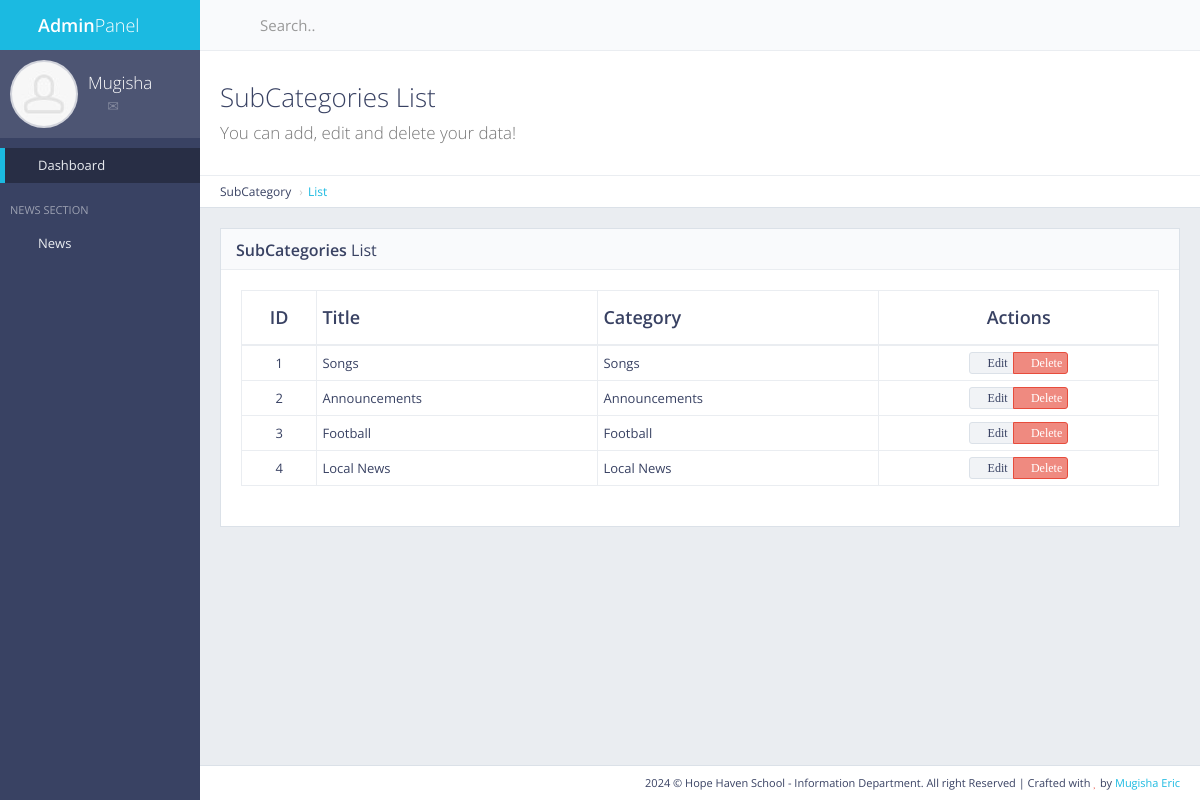
The page /panel/subcategory/list/ (signed in) on the database its author committed.
### subcat/models.py (models this page shows, shortened)
class SubCat(models.Model):
    name = models.CharField(max_length=50)
    catname = models.CharField(max_length=50)  # main category name
    catid = models.IntegerField()

### subcat/views.py (the view)
# urls.py: path('panel/subcategory/list/', views.subcat_list, name='subcat_list'),  # Admin Panel Subcategory List
def subcat_list(request):
    if not request.user.is_authenticated:
        return redirect('mylogin')
    subcat = SubCat.objects.all()
    return render(request, 'back/subcat_list.html', {'subcat':subcat})

### main/templatetags/extra_auth.py (called while the page is built)
@register.filter(name='has_group')
def has_group(user, group_name):
    return user.groups.filter(name=group_name).exists()

### main/templates/back/subcat_list.html (shortened to what this page needs)
{% extends 'back/master.html' %}
{% load static %}
{% block mainblock %}
<div class="content-header">
    <div class="header-section">
        <h1>
            <i class="fa fa-table"></i>SubCategories List<br><small>You can add, edit and delete your data!</small>
        </h1>
    </div>
</div>
<ul class="breadcrumb breadcrumb-top">
    <li>SubCategory</li>
    <li><a href="/panel/subcategory/list/">List</a></li>
</ul>
<div class="block full">
    <div class="block-title">
        <h2><strong>SubCategories</strong> List</h2>
    </div>
    <div class="table-responsive">
        <table id="example-datatable" class="table table-vcenter table-condensed table-bordered">
            <thead>
                <tr>
                    <th class="text-center">ID</th>
                    <th>Title</th>
                    <th>Category</th>
                    <th class="text-center">Actions</th>
                </tr>
            </thead>
            <tbody>
                {% for cc in subcat %}
                <tr>
                    <td class="text-center">{{ cc.pk }}</td>
                    <td>{{ cc.name }}</td>
                    <td>{{ cc.catname }}</td>
                    <td class="text-center">
                        <div class="btn-group">
                            <a href="javascript:void(0)" data-toggle="tooltip" title="Edit" class="btn btn-xs btn-default"><i class="fa fa-pencil"> Edit</i></a>
                            <a href="{% url 'news_delete' pk=cc.pk %}" data-toggle="tooltip" title="Delete" class="btn btn-xs btn-danger"><i class="fa fa-times"> Delete</i></a>
                        </div>
                    </td>
                </tr>
                {% endfor %}
            </tbody>
        </table>
    </div>
</div>
{% endblock %}

### main/templates/back/master.html (shortened to what this page needs)
{% load static %}
{% load extra_auth %}
{% if user.is_authenticated %}
<!DOCTYPE html>
 <html class="no-js" lang="en">
    <head>
        <link rel="stylesheet" href="{% static 'back/css/bootstrap.min.css' %}">
        <link rel="stylesheet" href="{% static 'back/css/plugins.css' %}">
        <link rel="stylesheet" href="{% static 'back/css/main.css' %}">
        <link rel="stylesheet" href="{% static 'back/css/themes.css' %}">
    </head>
    <body>
        <div id="page-wrapper">
            <div id="page-container" class="sidebar-partial sidebar-visible-lg sidebar-no-animations">
                <div id="sidebar">
                    <div id="sidebar-scroll">
                        <div class="sidebar-content">
                            <a href="/panel" class="sidebar-brand">
                                <i class="gi gi-flash"></i><span class="sidebar-nav-mini-hide"><strong>Admin</strong>Panel</span>
                            </a>
                            <div class="sidebar-section sidebar-user clearfix sidebar-nav-mini-hide">
                                <div class="sidebar-user-avatar">
                                    <a href="#">
                                        <img src="{% static 'back/img/placeholders/avatars/avatar2.jpg' %}" alt="avatar">
                                    </a>
                                </div>
                                <div class="sidebar-user-name">{{ request.user }}</div>
                                <div class="sidebar-user-links">
                                    <a href="#" data-toggle="tooltip" data-placement="bottom" title="Profile"><i class="gi gi-user"></i></a>
                                    <a href="#" data-toggle="tooltip" data-placement="bottom" title="Messages"><i class="gi gi-envelope"></i></a>
                                    <a href="/panel/change/pass/" class="enable-tooltip" data-placement="bottom" title="Settings" ><i class="gi gi-cogwheel"></i></a>
                                    <a href="/logout" data-toggle="tooltip" data-placement="bottom" title="Logout"><i class="gi gi-exit"></i></a>
                                </div>
                            </div>
                        <ul class="sidebar-nav">
                            {% if perms.main.master_user %}
                            <li>
                                <a href="/panel" class=" active"><i class="gi gi-stopwatch sidebar-nav-icon"></i><span class="sidebar-nav-mini-hide">Dashboard</span></a>
                            </li>
                            {% endif %}
                        <li class="sidebar-header">
                            <span class="sidebar-header-options clearfix"><a href="javascript:void(0)" data-toggle="tooltip" title="Quick Settings"><i class="gi gi-settings"></i></a></span>
                            <span class="sidebar-header-title">News Section</span>
                        </li>
                                <li>
                                    <a href="#" class="sidebar-nav-menu"><i class="fa fa-angle-left sidebar-nav-indicator sidebar-nav-mini-hide"></i><i class="gi gi-show_big_thumbnails sidebar-nav-icon"></i><span class="sidebar-nav-mini-hide">News</span></a>
                                </li>
                            </ul>
                        </div>
                    </div>
                </div>
                <div id="main-container">
                    <header class="navbar navbar-default">
                        <ul class="nav navbar-nav-custom">
                            <li>
                                <a href="javascript:void(0)" onclick="App.sidebar('toggle-sidebar');this.blur();">
                                    <i class="fa fa-bars fa-fw"></i>
                                </a>
                            </li>
                        </ul>
                        <form action="#" method="post" class="navbar-form-custom">
                            <div class="form-group">
                                <input type="text" id="top-search" name="top-search" class="form-control" placeholder="Search..">
                            </div>
                        </form>
                    </header>
                    <div id="page-content">
                    {% block mainblock %}
                    {% endblock %}
                    </div>
                    <footer class="clearfix">
                        <div class="pull-right">
                            2024 &copy; Hope Haven School - Information Department. All right Reserved |
                            Crafted with <i class="fa fa-heart text-danger"></i> by <a href="https://buymeacoffee.com/funderic" target="_blank">Mugisha Eric</a>
                        </div>
                    </footer>
                </div>
            </div>
        </div>
    </body>
</html>
{% else %}
Please Login
{% endif %}

### rows shown on the page
SubCat: pk "1", name "Songs", catname "Songs"
SubCat: pk "2", name "Announcements", catname "Announcements"
SubCat: pk "3", name "Football", catname "Football"
SubCat: pk "4", name "Local News", catname "Local News"

### other values the page prints
{{ request.user }} "Mugisha"
